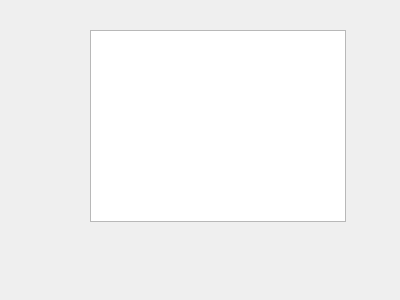
<?xml version="1.0" encoding="UTF-8"?>
<ui version="4.0">
 <class>chat</class>
 <widget class="QDialog" name="chat">
  <property name="geometry">
   <rect>
    <x>0</x>
    <y>0</y>
    <width>400</width>
    <height>300</height>
   </rect>
  </property>
  <property name="windowTitle">
   <string>Dialog</string>
  </property>
  <widget class="QTextBrowser" name="textBrowser">
   <property name="geometry">
    <rect>
     <x>90</x>
     <y>30</y>
     <width>256</width>
     <height>192</height>
    </rect>
   </property>
  </widget>
 </widget>
 <resources/>
 <connections/>
</ui>
